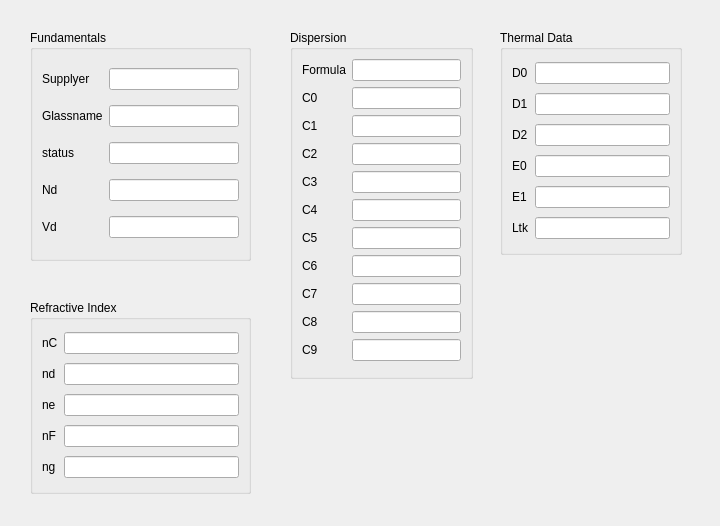
<?xml version="1.0" encoding="UTF-8"?>
<ui version="4.0">
 <class>GlassPropertyDlg</class>
 <widget class="QDialog" name="GlassPropertyDlg">
  <property name="geometry">
   <rect>
    <x>0</x>
    <y>0</y>
    <width>720</width>
    <height>526</height>
   </rect>
  </property>
  <property name="windowTitle">
   <string>Dialog</string>
  </property>
  <widget class="QGroupBox" name="groupBox">
   <property name="geometry">
    <rect>
     <x>290</x>
     <y>30</y>
     <width>183</width>
     <height>349</height>
    </rect>
   </property>
   <property name="sizePolicy">
    <sizepolicy hsizetype="Preferred" vsizetype="Fixed">
     <horstretch>0</horstretch>
     <verstretch>0</verstretch>
    </sizepolicy>
   </property>
   <property name="title">
    <string>Dispersion</string>
   </property>
   <layout class="QGridLayout" name="gridLayout_2">
    <item row="12" column="1">
     <widget class="QLineEdit" name="lineEdit_Dispersion_C9"/>
    </item>
    <item row="4" column="1">
     <widget class="QLineEdit" name="lineEdit_Dispersion_C1"/>
    </item>
    <item row="11" column="0">
     <widget class="QLabel" name="label_14">
      <property name="text">
       <string>C8</string>
      </property>
     </widget>
    </item>
    <item row="1" column="0">
     <widget class="QLabel" name="label_3">
      <property name="text">
       <string>C0</string>
      </property>
     </widget>
    </item>
    <item row="11" column="1">
     <widget class="QLineEdit" name="lineEdit_Dispersion_C8"/>
    </item>
    <item row="6" column="1">
     <widget class="QLineEdit" name="lineEdit_Dispersion_C3"/>
    </item>
    <item row="9" column="0">
     <widget class="QLabel" name="label_12">
      <property name="text">
       <string>C6</string>
      </property>
     </widget>
    </item>
    <item row="5" column="0">
     <widget class="QLabel" name="label_5">
      <property name="text">
       <string>C2</string>
      </property>
     </widget>
    </item>
    <item row="5" column="1">
     <widget class="QLineEdit" name="lineEdit_Dispersion_C2"/>
    </item>
    <item row="4" column="0">
     <widget class="QLabel" name="label_4">
      <property name="text">
       <string>C1</string>
      </property>
     </widget>
    </item>
    <item row="8" column="1">
     <widget class="QLineEdit" name="lineEdit_Dispersion_C5"/>
    </item>
    <item row="10" column="1">
     <widget class="QLineEdit" name="lineEdit_Dispersion_C7"/>
    </item>
    <item row="7" column="0">
     <widget class="QLabel" name="label_7">
      <property name="text">
       <string>C4</string>
      </property>
     </widget>
    </item>
    <item row="8" column="0">
     <widget class="QLabel" name="label_11">
      <property name="text">
       <string>C5</string>
      </property>
     </widget>
    </item>
    <item row="7" column="1">
     <widget class="QLineEdit" name="lineEdit_Dispersion_C4"/>
    </item>
    <item row="9" column="1">
     <widget class="QLineEdit" name="lineEdit_Dispersion_C6"/>
    </item>
    <item row="12" column="0">
     <widget class="QLabel" name="label_15">
      <property name="text">
       <string>C9</string>
      </property>
     </widget>
    </item>
    <item row="6" column="0">
     <widget class="QLabel" name="label_6">
      <property name="text">
       <string>C3</string>
      </property>
     </widget>
    </item>
    <item row="1" column="1">
     <widget class="QLineEdit" name="lineEdit_Dispersion_C0"/>
    </item>
    <item row="10" column="0">
     <widget class="QLabel" name="label_13">
      <property name="text">
       <string>C7</string>
      </property>
     </widget>
    </item>
    <item row="0" column="0">
     <widget class="QLabel" name="label_25">
      <property name="text">
       <string>Formula</string>
      </property>
     </widget>
    </item>
    <item row="0" column="1">
     <widget class="QLineEdit" name="lineEdit_Dispersion_Formula"/>
    </item>
   </layout>
  </widget>
  <widget class="QGroupBox" name="groupBox_3">
   <property name="geometry">
    <rect>
     <x>500</x>
     <y>30</y>
     <width>182</width>
     <height>225</height>
    </rect>
   </property>
   <property name="sizePolicy">
    <sizepolicy hsizetype="Preferred" vsizetype="Preferred">
     <horstretch>0</horstretch>
     <verstretch>0</verstretch>
    </sizepolicy>
   </property>
   <property name="title">
    <string>Thermal Data</string>
   </property>
   <layout class="QGridLayout" name="gridLayout_4">
    <item row="4" column="1">
     <widget class="QLineEdit" name="lineEdit_E1"/>
    </item>
    <item row="3" column="1">
     <widget class="QLineEdit" name="lineEdit_E0"/>
    </item>
    <item row="1" column="1">
     <widget class="QLineEdit" name="lineEdit_D1"/>
    </item>
    <item row="2" column="1">
     <widget class="QLineEdit" name="lineEdit_D2"/>
    </item>
    <item row="0" column="1">
     <widget class="QLineEdit" name="lineEdit_D0"/>
    </item>
    <item row="0" column="0">
     <widget class="QLabel" name="label_18">
      <property name="text">
       <string>D0</string>
      </property>
     </widget>
    </item>
    <item row="2" column="0">
     <widget class="QLabel" name="label_20">
      <property name="text">
       <string>D2</string>
      </property>
     </widget>
    </item>
    <item row="4" column="0">
     <widget class="QLabel" name="label_22">
      <property name="text">
       <string>E1</string>
      </property>
     </widget>
    </item>
    <item row="1" column="0">
     <widget class="QLabel" name="label_19">
      <property name="text">
       <string>D1</string>
      </property>
     </widget>
    </item>
    <item row="3" column="0">
     <widget class="QLabel" name="label_21">
      <property name="text">
       <string>E0</string>
      </property>
     </widget>
    </item>
    <item row="5" column="0">
     <widget class="QLabel" name="label_23">
      <property name="text">
       <string>Ltk</string>
      </property>
     </widget>
    </item>
    <item row="5" column="1">
     <widget class="QLineEdit" name="lineEdit_Ltk"/>
    </item>
   </layout>
  </widget>
  <widget class="QGroupBox" name="groupBox_2">
   <property name="geometry">
    <rect>
     <x>30</x>
     <y>300</y>
     <width>221</width>
     <height>194</height>
    </rect>
   </property>
   <property name="sizePolicy">
    <sizepolicy hsizetype="Preferred" vsizetype="Fixed">
     <horstretch>0</horstretch>
     <verstretch>0</verstretch>
    </sizepolicy>
   </property>
   <property name="title">
    <string>Refractive Index</string>
   </property>
   <layout class="QGridLayout" name="gridLayout_3">
    <item row="2" column="0">
     <widget class="QLabel" name="label_10">
      <property name="text">
       <string>ne</string>
      </property>
     </widget>
    </item>
    <item row="0" column="1">
     <widget class="QLineEdit" name="lineEdit_index_C"/>
    </item>
    <item row="2" column="1">
     <widget class="QLineEdit" name="lineEdit_index_e"/>
    </item>
    <item row="4" column="1">
     <widget class="QLineEdit" name="lineEdit_index_g"/>
    </item>
    <item row="0" column="0">
     <widget class="QLabel" name="label_8">
      <property name="text">
       <string>nC</string>
      </property>
     </widget>
    </item>
    <item row="1" column="0">
     <widget class="QLabel" name="label_9">
      <property name="text">
       <string>nd</string>
      </property>
     </widget>
    </item>
    <item row="4" column="0">
     <widget class="QLabel" name="label_17">
      <property name="text">
       <string>ng</string>
      </property>
     </widget>
    </item>
    <item row="1" column="1">
     <widget class="QLineEdit" name="lineEdit_index_d"/>
    </item>
    <item row="3" column="0">
     <widget class="QLabel" name="label_16">
      <property name="text">
       <string>nF</string>
      </property>
     </widget>
    </item>
    <item row="3" column="1">
     <widget class="QLineEdit" name="lineEdit_index_F"/>
    </item>
   </layout>
  </widget>
  <widget class="QGroupBox" name="groupBox_4">
   <property name="geometry">
    <rect>
     <x>30</x>
     <y>30</y>
     <width>221</width>
     <height>231</height>
    </rect>
   </property>
   <property name="sizePolicy">
    <sizepolicy hsizetype="Preferred" vsizetype="Fixed">
     <horstretch>0</horstretch>
     <verstretch>0</verstretch>
    </sizepolicy>
   </property>
   <property name="title">
    <string>Fundamentals</string>
   </property>
   <layout class="QGridLayout" name="gridLayout_5">
    <item row="2" column="1">
     <widget class="QLineEdit" name="lineEdit_status"/>
    </item>
    <item row="2" column="0">
     <widget class="QLabel" name="label_24">
      <property name="sizePolicy">
       <sizepolicy hsizetype="Preferred" vsizetype="Fixed">
        <horstretch>0</horstretch>
        <verstretch>0</verstretch>
       </sizepolicy>
      </property>
      <property name="text">
       <string>status</string>
      </property>
     </widget>
    </item>
    <item row="0" column="1">
     <widget class="QLineEdit" name="lineEdit_Supplyer"/>
    </item>
    <item row="3" column="0">
     <widget class="QLabel" name="label_26">
      <property name="text">
       <string>Nd</string>
      </property>
     </widget>
    </item>
    <item row="1" column="1">
     <widget class="QLineEdit" name="lineEdit_GlassName"/>
    </item>
    <item row="0" column="0">
     <widget class="QLabel" name="label">
      <property name="sizePolicy">
       <sizepolicy hsizetype="Preferred" vsizetype="Fixed">
        <horstretch>0</horstretch>
        <verstretch>0</verstretch>
       </sizepolicy>
      </property>
      <property name="text">
       <string>Supplyer</string>
      </property>
     </widget>
    </item>
    <item row="1" column="0">
     <widget class="QLabel" name="label_2">
      <property name="sizePolicy">
       <sizepolicy hsizetype="Preferred" vsizetype="Fixed">
        <horstretch>0</horstretch>
        <verstretch>0</verstretch>
       </sizepolicy>
      </property>
      <property name="text">
       <string>Glassname</string>
      </property>
     </widget>
    </item>
    <item row="3" column="1">
     <widget class="QLineEdit" name="lineEdit_Nd"/>
    </item>
    <item row="4" column="1">
     <widget class="QLineEdit" name="lineEdit_Vd"/>
    </item>
    <item row="4" column="0">
     <widget class="QLabel" name="label_27">
      <property name="text">
       <string>Vd</string>
      </property>
     </widget>
    </item>
   </layout>
  </widget>
 </widget>
 <resources/>
 <connections/>
</ui>
